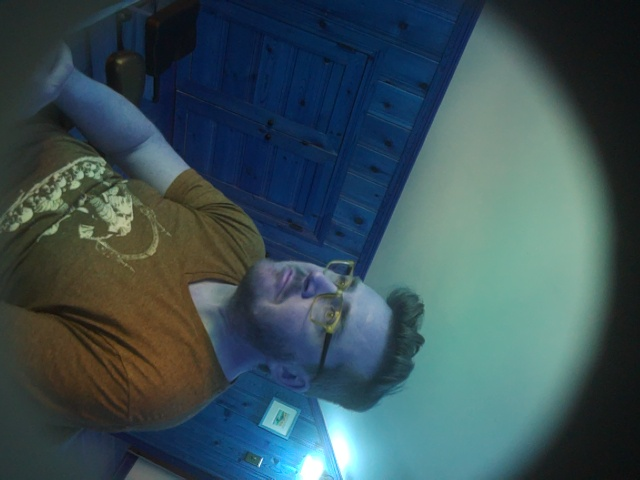
#> input picture scratch/reference_raw.jpg, 640 x 480 px
$ python test_rotate.py
#> lines starting #> are read from the running program, lines starting #| are printed output that depends on the picture
import cv2
import pathlib

def main():
    img_path = pathlib.Path(__file__).parent / "reference_raw.jpg"
    img = cv2.imread(str(img_path))
#> img is the input picture: shape (480, 640, 3); mean B, G, R 87.1, 81.5, 59

    # 90 degrees clockwise
    cw = cv2.rotate(img, cv2.ROTATE_90_CLOCKWISE)
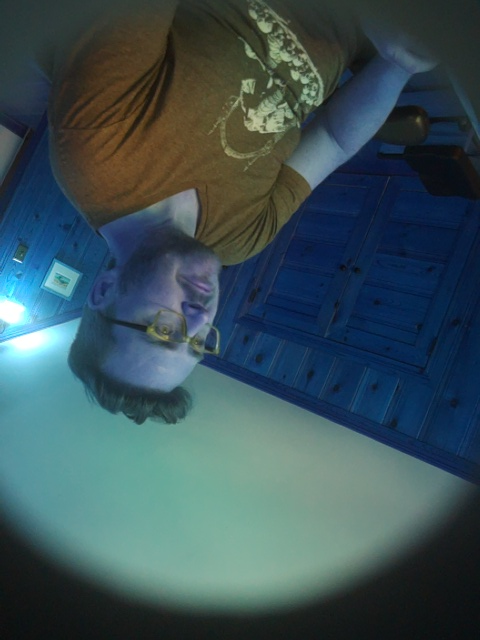
#> cw: shape (640, 480, 3); mean B, G, R 87.1, 81.5, 59
    cv2.imwrite(str(pathlib.Path(__file__).parent / "test_cw.jpg"), cw)

    # 90 degrees counter-clockwise
    ccw = cv2.rotate(img, cv2.ROTATE_90_COUNTERCLOCKWISE)
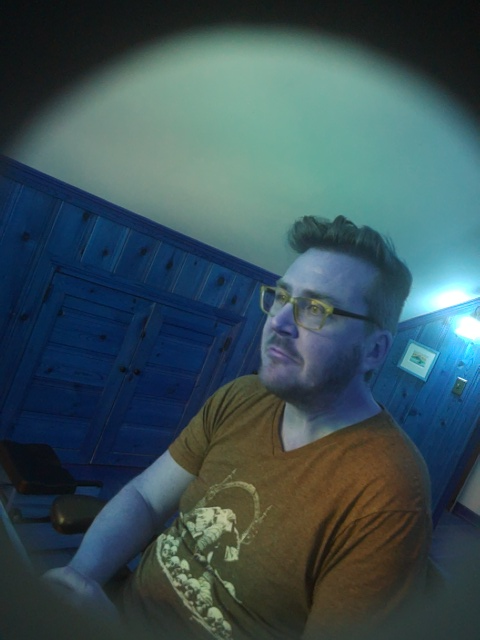
#> ccw: shape (640, 480, 3); mean B, G, R 87.1, 81.5, 59
    cv2.imwrite(str(pathlib.Path(__file__).parent / "test_ccw.jpg"), ccw)

    print("Done rotating!")

if __name__ == "__main__":
    main()
